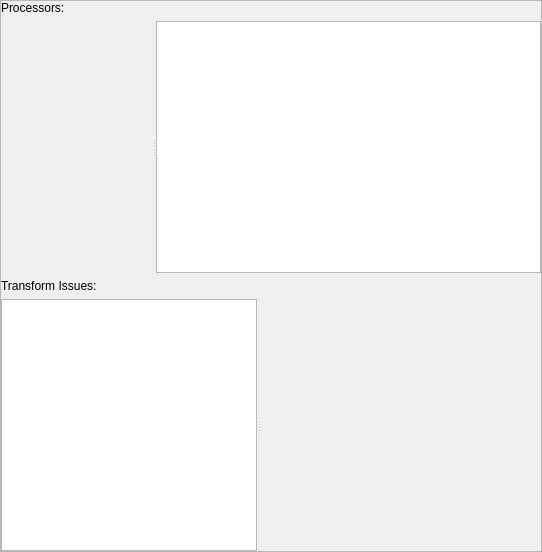
<?xml version="1.0" encoding="UTF-8"?>
<ui version="4.0">
 <class>AssetCuratorPanel</class>
 <widget class="QWidget" name="AssetCuratorPanel">
  <property name="enabled">
   <bool>true</bool>
  </property>
  <property name="geometry">
   <rect>
    <x>0</x>
    <y>0</y>
    <width>542</width>
    <height>552</height>
   </rect>
  </property>
  <property name="windowTitle">
   <string>Asset Curator</string>
  </property>
  <property name="windowIcon">
   <iconset resource="../../../../Tools/Libs/GuiFoundation/QtResources/resources.qrc">
    <normaloff>:/GuiFoundation/Icons/Log.png</normaloff>:/GuiFoundation/Icons/Log.png</iconset>
  </property>
  <layout class="QVBoxLayout" name="verticalLayout_2">
   <property name="leftMargin">
    <number>0</number>
   </property>
   <property name="topMargin">
    <number>0</number>
   </property>
   <property name="rightMargin">
    <number>0</number>
   </property>
   <property name="bottomMargin">
    <number>0</number>
   </property>
   <item>
    <widget class="QFrame" name="dockWidgetContents">
     <property name="frameShape">
      <enum>QFrame::StyledPanel</enum>
     </property>
     <property name="frameShadow">
      <enum>QFrame::Sunken</enum>
     </property>
     <property name="lineWidth">
      <number>1</number>
     </property>
     <property name="midLineWidth">
      <number>0</number>
     </property>
     <layout class="QVBoxLayout" name="verticalLayout">
      <property name="leftMargin">
       <number>0</number>
      </property>
      <property name="topMargin">
       <number>0</number>
      </property>
      <property name="rightMargin">
       <number>0</number>
      </property>
      <property name="bottomMargin">
       <number>0</number>
      </property>
      <item>
       <layout class="QHBoxLayout" name="horizontalLayout">
        <item>
         <widget class="QLabel" name="label">
          <property name="text">
           <string>Processors:</string>
          </property>
         </widget>
        </item>
        <item>
         <widget class="ezQtCuratorControl" name="CuratorControl" native="true">
          <property name="sizePolicy">
           <sizepolicy hsizetype="Preferred" vsizetype="Preferred">
            <horstretch>1</horstretch>
            <verstretch>0</verstretch>
           </sizepolicy>
          </property>
         </widget>
        </item>
       </layout>
      </item>
      <item>
       <widget class="QSplitter" name="splitter">
        <property name="sizePolicy">
         <sizepolicy hsizetype="Expanding" vsizetype="Expanding">
          <horstretch>0</horstretch>
          <verstretch>0</verstretch>
         </sizepolicy>
        </property>
        <property name="orientation">
         <enum>Qt::Horizontal</enum>
        </property>
        <widget class="ezQtLogWidget" name="CuratorLog" native="true"/>
        <widget class="QListView" name="Processors">
         <property name="sizePolicy">
          <sizepolicy hsizetype="Expanding" vsizetype="Expanding">
           <horstretch>0</horstretch>
           <verstretch>1</verstretch>
          </sizepolicy>
         </property>
        </widget>
       </widget>
      </item>
      <item>
       <widget class="QLabel" name="label_2">
        <property name="text">
         <string>Transform Issues:</string>
        </property>
       </widget>
      </item>
      <item>
       <widget class="QSplitter" name="splitter_2">
        <property name="sizePolicy">
         <sizepolicy hsizetype="Expanding" vsizetype="Expanding">
          <horstretch>0</horstretch>
          <verstretch>0</verstretch>
         </sizepolicy>
        </property>
        <property name="orientation">
         <enum>Qt::Horizontal</enum>
        </property>
        <widget class="QTreeView" name="ListAssets">
         <property name="uniformRowHeights">
          <bool>true</bool>
         </property>
        </widget>
        <widget class="ezQtLogWidget" name="TransformLog" native="true">
         <property name="sizePolicy">
          <sizepolicy hsizetype="Expanding" vsizetype="Expanding">
           <horstretch>1</horstretch>
           <verstretch>1</verstretch>
          </sizepolicy>
         </property>
        </widget>
       </widget>
      </item>
     </layout>
    </widget>
   </item>
  </layout>
 </widget>
 <customwidgets>
  <customwidget>
   <class>ezQtLogWidget</class>
   <extends>QWidget</extends>
   <header location="global">GuiFoundation/Widgets/LogWidget.moc.h</header>
   <container>1</container>
  </customwidget>
  <customwidget>
   <class>ezQtCuratorControl</class>
   <extends>QWidget</extends>
   <header location="global">EditorFramework/Panels/AssetBrowserPanel/CuratorControl.moc.h</header>
   <container>1</container>
  </customwidget>
 </customwidgets>
 <resources>
  <include location="../../../../Tools/Libs/GuiFoundation/QtResources/resources.qrc"/>
 </resources>
 <connections/>
</ui>
